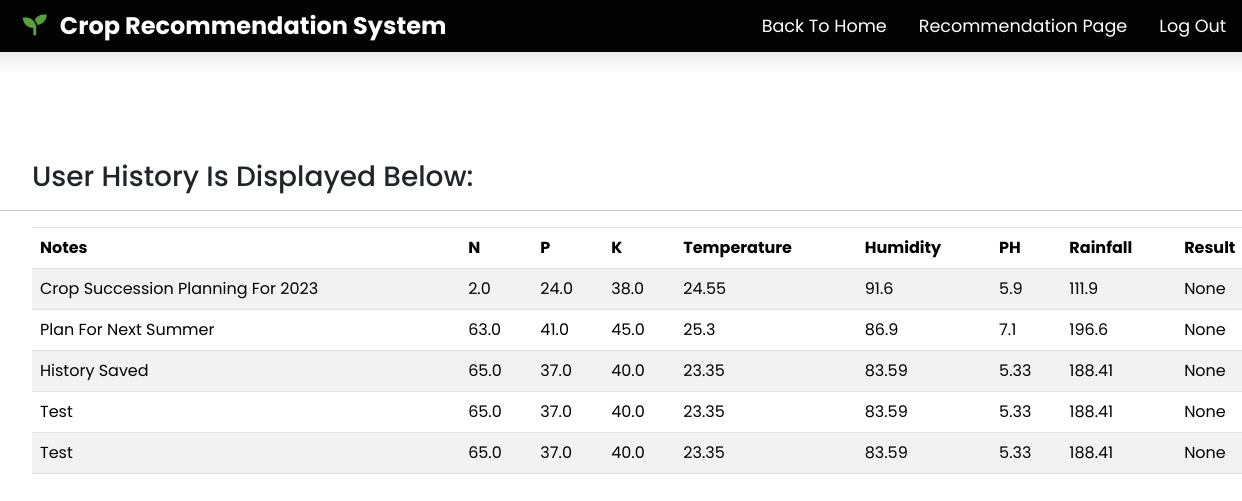
The page /history/ on the database its author committed.
### polls/models.py (models this page shows, shortened)
class Crop(models.Model):
    N = models.FloatField()
    P = models.FloatField()
    k = models.FloatField()
    temperature = models.FloatField()
    humidity = models.FloatField()
    ph = models.FloatField()
    rainfall = models.FloatField()
    notes = models.TextField()
    prediction_result = models.CharField(max_length=255, null=True)

### CropRecommendation/views.py (the view)
# urls.py: path('history/', views.history, name= 'history'),
def history(request):
    my_crops = Crop.objects.all()
    context = {'crops': my_crops}
    return render(request, 'history.html', context=context)

### templates/history.html (shortened to what this page needs)
<!DOCTYPE html>
<html lang="en">
{% load static %}
<head>
    <link rel="stylesheet" href="https://cdnjs.cloudflare.com/ajax/libs/font-awesome/6.0.0/css/all.min.css">
<link href="https://cdn.jsdelivr.net/npm/bootstrap@5.3.1/dist/css/bootstrap.min.css" rel="stylesheet">
</head>
<body>
   <header class="header">
      <a class="logo"> <i class="fa-solid fa-seedling" style="color: #56a13a;"></i> Crop Recommendation System </a>
      <nav class="navbar">
         <a href="{% url 'home' %}">Back to Home</a>
         <a href="{% url 'predict' %}">Recommendation Page</a>
         <a href="{% url 'logout' %}">Log Out</a>
      </nav>
   </header>
<h3>User history is displayed below: </h3>
<hr>
<table class="table table-condensed table-striped table-hover">
    <thead class="table-bordered">
    <tr>
        <th scope="col"> Notes </th>
        <th scope="col"> N </th>
        <th scope="col"> P </th>
        <th scope="col"> K </th>
        <th scope="col"> temperature </th>
        <th scope="col"> humidity </th>
        <th scope="col"> pH </th>
        <th scope="col"> rainfall </th>
        <th scope="col"> result </th>
    </tr>
    </thead>
    <tbody>
    {% for Crop in crops %}
    <tr>
        <td> {{Crop.notes}} </td>
        <td> {{Crop.N}} </td>
        <td> {{Crop.P}} </td>
        <td> {{Crop.k}} </td>
        <td> {{Crop.temperature}} </td>
        <td> {{Crop.humidity}} </td>
        <td> {{Crop.ph}} </td>
        <td> {{Crop.rainfall}} </td>
        <td> {{Crop.prediction_result}} </td>
    </tr>
    {% endfor %}
    </tbody>
</table>
</body>
</html>

### templates/history.html (style rules this page uses)
* { font-family: 'Poppins', sans-serif; margin: 0; padding: 0; box-sizing: border-box; outline: none; border: none; text-decoration: none; text-transform: capitalize; transition: .2s linear; }
:root { --primary: #56a13a; --secondary: #030303; --black: #030303; --white:#fff; --box-shadow: 0 .5rem 1rem rgba(0, 0, 0, 0.1); }
.header { position: fixed; top: 0; left: -89px; right: -96px; z-index: 1000; background: var(--black); box-shadow: var(--box-shadow); display: flex; align-items: center; justify-content: space-between; padding: 0.5rem 9%; }
.header .logo { font-size: 1.5rem; font-weight: bolder; color: var(--white); white-space: nowrap; text-decoration: none; }
.header .logo i { padding-right: .5rem; }
.header .navbar { display: flex; align-items: center; justify-content: flex-end; padding: 0rem; }
.header .navbar a { font-size: 1.1rem; color: var(--white); margin-left: 2rem; text-decoration: none; }
h3 { margin-top: 10rem; margin-left: 2rem; }
.table { margin-left: 2rem; margin-right: 8rem; }

### rows shown on the page
Crop: notes "Crop Succession Planning For 2023", N "2.0", P "24.0", k "38.0", temperature "24.55", humidity "91.6", ph "5.9", rainfall "111.9", prediction_result "None"
Crop: notes "Plan For Next Summer", N "63.0", P "41.0", k "45.0", temperature "25.3", humidity "86.9", ph "7.1", rainfall "196.6", prediction_result "None"
Crop: notes "History Saved", N "65.0", P "37.0", k "40.0", temperature "23.35", humidity "83.59", ph "5.33", rainfall "188.41", prediction_result "None"
Crop: notes "Test", N "65.0", P "37.0", k "40.0", temperature "23.35", humidity "83.59", ph "5.33", rainfall "188.41", prediction_result "None"
Crop: notes "Test", N "65.0", P "37.0", k "40.0", temperature "23.35", humidity "83.59", ph "5.33", rainfall "188.41", prediction_result "None"
